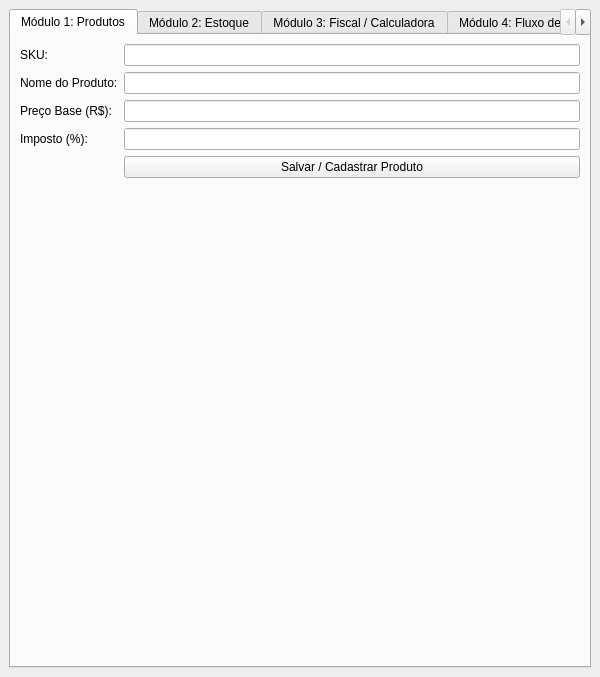
<?xml version="1.0" encoding="UTF-8"?>
<ui version="4.0">
 <class>MainWindow</class>
 <widget class="QMainWindow" name="MainWindow">
  <property name="geometry">
   <rect>
    <x>0</x>
    <y>0</y>
    <width>600</width>
    <height>400</height>
   </rect>
  </property>
  <property name="windowTitle">
   <string>Squad FISC - Dashboard</string>
  </property>
  <widget class="QWidget" name="centralwidget">
   <layout class="QVBoxLayout" name="verticalLayout">
    <item>
     <widget class="QTabWidget" name="tabWidget">
      <property name="currentIndex">
       <number>0</number>
      </property>

      <!-- ABA 1: PRODUTOS -->
      <widget class="QWidget" name="tab_produtos">
       <attribute name="title">
        <string>Módulo 1: Produtos</string>
       </attribute>
       <layout class="QFormLayout" name="formLayout_prod">
        <item row="0" column="0">
         <widget class="QLabel" name="label_sku"><property name="text"><string>SKU:</string></property></widget>
        </item>
        <item row="0" column="1">
         <widget class="QLineEdit" name="input_sku"/>
        </item>
        <item row="1" column="0">
         <widget class="QLabel" name="label_nome"><property name="text"><string>Nome do Produto:</string></property></widget>
        </item>
        <item row="1" column="1">
         <widget class="QLineEdit" name="input_nome"/>
        </item>
        <item row="2" column="0">
         <widget class="QLabel" name="label_preco"><property name="text"><string>Preço Base (R$):</string></property></widget>
        </item>
        <item row="2" column="1">
         <widget class="QLineEdit" name="input_preco"/>
        </item>
        <item row="3" column="0">
         <widget class="QLabel" name="label_imposto"><property name="text"><string>Imposto (%):</string></property></widget>
        </item>
        <item row="3" column="1">
         <widget class="QLineEdit" name="input_imposto"/>
        </item>
        <item row="4" column="1">
         <widget class="QPushButton" name="btn_salvar_produto">
          <property name="text"><string>Salvar / Cadastrar Produto</string></property>
         </widget>
        </item>
       </layout>
      </widget>

      <!-- ABA 2: ESTOQUE -->
      <widget class="QWidget" name="tab_estoque">
       <attribute name="title">
        <string>Módulo 2: Estoque</string>
       </attribute>
       <layout class="QFormLayout" name="formLayout_est">
        <item row="0" column="0">
         <widget class="QLabel" name="label_est_sku"><property name="text"><string>SKU do Produto:</string></property></widget>
        </item>
        <item row="0" column="1">
         <widget class="QLineEdit" name="input_est_sku"/>
        </item>
        <item row="1" column="0">
         <widget class="QLabel" name="label_est_qtd"><property name="text"><string>Quantidade:</string></property></widget>
        </item>
        <item row="1" column="1">
         <widget class="QSpinBox" name="input_est_qtd">
             <property name="maximum"><number>99999</number></property>
         </widget>
        </item>
        <item row="2" column="1">
         <layout class="QHBoxLayout">
          <item>
           <widget class="QPushButton" name="btn_est_entrada">
            <property name="text"><string>Registrar ENTRADA</string></property>
           </widget>
          </item>
          <item>
           <widget class="QPushButton" name="btn_est_saida">
            <property name="text"><string>Registrar SAÍDA</string></property>
           </widget>
          </item>
          <item>
           <widget class="QPushButton" name="btn_est_consultar">
            <property name="text"><string>Consultar Saldo</string></property>
           </widget>
          </item>
         </layout>
        </item>
       </layout>
      </widget>

      <!-- ABA 3: FISCAL / NFe -->
      <widget class="QWidget" name="tab_fiscal">
       <attribute name="title">
        <string>Módulo 3: Fiscal / Calculadora</string>
       </attribute>
       <layout class="QVBoxLayout" name="verticalLayout_fisc">
        <item>
         <layout class="QHBoxLayout">
          <item>
           <widget class="QLabel" name="label_fisc_sku"><property name="text"><string>SKU:</string></property></widget>
          </item>
          <item>
           <widget class="QLineEdit" name="input_fisc_sku"/>
          </item>
          <item>
           <widget class="QLabel" name="label_fisc_qtd"><property name="text"><string>Qtd:</string></property></widget>
          </item>
          <item>
           <widget class="QSpinBox" name="input_fisc_qtd">
               <property name="minimum"><number>1</number></property>
               <property name="maximum"><number>9999</number></property>
           </widget>
          </item>
         </layout>
        </item>
        <item>
         <widget class="QPushButton" name="btn_fisc_calcular">
          <property name="text"><string>Calcular Intent (Chamada PHP)</string></property>
         </widget>
        </item>
        <item>
         <widget class="QTextEdit" name="txt_fisc_resultado">
          <property name="readOnly"><bool>true</bool></property>
          <property name="placeholderText"><string>O resultado do cálculo retornará do PHP em formato JSON para exibição aqui. Em produção, este será o retorno da API.</string></property>
         </widget>
        </item>
       </layout>
      </widget>

      <!-- ABA 4: FLUXO DE CAIXA -->
      <widget class="QWidget" name="tab_caixa">
       <attribute name="title">
        <string>Módulo 4: Fluxo de Caixa</string>
       </attribute>
       <layout class="QVBoxLayout" name="verticalLayout_caixa">
        <item>
         <widget class="QPushButton" name="btn_caixa_atualizar">
          <property name="text"><string>Atualizar Resumo Financeiro</string></property>
         </widget>
        </item>
        <item>
         <widget class="QTextEdit" name="txt_caixa_saldo">
          <property name="readOnly"><bool>true</bool></property>
         </widget>
        </item>
       </layout>
      </widget>

     <!-- ABA 5: NOTA FISCAL (MOD5) -->
      <widget class="QWidget" name="tab_nota_fiscal">
       <attribute name="title">
        <string>Módulo 5: Nota Fiscal</string>
       </attribute>
       <layout class="QVBoxLayout" name="verticalLayout_nf">

        <!-- Seção: Criar Intenção -->
        <item>
         <widget class="QGroupBox" name="group_nf_cabecalho">
          <property name="title"><string>Abrir Nova Intenção de Nota Fiscal</string></property>
          <layout class="QFormLayout" name="formLayout_nf">
           <item row="0" column="0">
            <widget class="QLabel" name="label_nf_numero">
             <property name="text"><string>Número da Nota:</string></property>
            </widget>
           </item>
           <item row="0" column="1">
            <widget class="QLineEdit" name="input_nf_numero">
             <property name="placeholderText"><string>Ex: NF-2026-001</string></property>
            </widget>
           </item>
           <item row="1" column="0">
            <widget class="QLabel" name="label_nf_descricao">
             <property name="text"><string>Descrição / Cliente:</string></property>
            </widget>
           </item>
           <item row="1" column="1">
            <widget class="QLineEdit" name="input_nf_descricao">
             <property name="placeholderText"><string>Ex: Venda para Cliente XPTO</string></property>
            </widget>
           </item>
           <item row="2" column="1">
            <widget class="QPushButton" name="btn_nf_criar">
             <property name="text"><string>📄 Abrir Nova Intenção de Nota</string></property>
            </widget>
           </item>
          </layout>
         </widget>
        </item>

        <!-- Seção: Adicionar Item à Nota -->
        <item>
         <widget class="QGroupBox" name="group_nf_item">
          <property name="title"><string>Adicionar Item à Nota</string></property>
          <layout class="QFormLayout" name="formLayout_nf_item">
           <item row="0" column="0">
            <widget class="QLabel" name="label_nf_item_nota">
             <property name="text"><string>Nº da Nota:</string></property>
            </widget>
           </item>
           <item row="0" column="1">
            <widget class="QLineEdit" name="input_nf_item_nota">
             <property name="placeholderText"><string>Ex: NF-2026-001</string></property>
            </widget>
           </item>
           <item row="1" column="0">
            <widget class="QLabel" name="label_nf_item_sku">
             <property name="text"><string>SKU do Produto:</string></property>
            </widget>
           </item>
           <item row="1" column="1">
            <widget class="QLineEdit" name="input_nf_item_sku"/>
           </item>
           <item row="2" column="0">
            <widget class="QLabel" name="label_nf_validar">
             <property name="text"><string>Validação:</string></property>
            </widget>
           </item>
           <item row="2" column="1">
            <layout class="QHBoxLayout">
             <item>
              <widget class="QPushButton" name="btn_nf_validar_sku">
               <property name="text"><string>🔍 Validar SKU</string></property>
              </widget>
             </item>
             <item>
              <widget class="QLabel" name="label_nf_sku_status">
               <property name="text"><string>—</string></property>
              </widget>
             </item>
            </layout>
           </item>
           <item row="3" column="0">
            <widget class="QLabel" name="label_nf_item_qtd">
             <property name="text"><string>Quantidade:</string></property>
            </widget>
           </item>
           <item row="3" column="1">
            <widget class="QSpinBox" name="input_nf_item_qtd">
             <property name="minimum"><number>1</number></property>
             <property name="maximum"><number>9999</number></property>
            </widget>
           </item>
           <item row="4" column="1">
            <widget class="QPushButton" name="btn_nf_add_item">
             <property name="text"><string>🧮 Calcular e Adicionar Item</string></property>
            </widget>
           </item>
          </layout>
         </widget>
        </item>

        <!-- Seção: Itens da Nota Selecionada -->
        <item>
         <widget class="QLabel" name="label_nf_itens">
          <property name="text"><string>Itens da Nota (por número):</string></property>
         </widget>
        </item>
        <item>
         <widget class="QTextEdit" name="txt_nf_itens">
          <property name="readOnly"><bool>true</bool></property>
          <property name="placeholderText"><string>Os itens calculados da nota aparecerão aqui.</string></property>
         </widget>
        </item>

        <!-- Seção: Totais da Nota -->
        <item>
         <widget class="QPushButton" name="btn_nf_totais">
          <property name="text"><string>📊 Ver Totais da Nota</string></property>
         </widget>
        </item>
        <item>
         <widget class="QTextEdit" name="txt_nf_totais">
          <property name="readOnly"><bool>true</bool></property>
          <property name="placeholderText"><string>O resumo financeiro consolidado da nota aparecerá aqui.</string></property>
         </widget>
        </item>

        <!-- Seção: Status / Histórico -->
        <item>
         <widget class="QLabel" name="label_nf_historico">
          <property name="text"><string>Notas Fiscais Abertas:</string></property>
         </widget>
        </item>
        <item>
         <widget class="QTextEdit" name="txt_nf_status">
          <property name="readOnly"><bool>true</bool></property>
          <property name="placeholderText"><string>As intenções de nota fiscal abertas aparecerão aqui.</string></property>
         </widget>
        </item>

       </layout>
      </widget>

     </widget>
    </item>
   </layout>
  </widget>
 </widget>
</ui>
